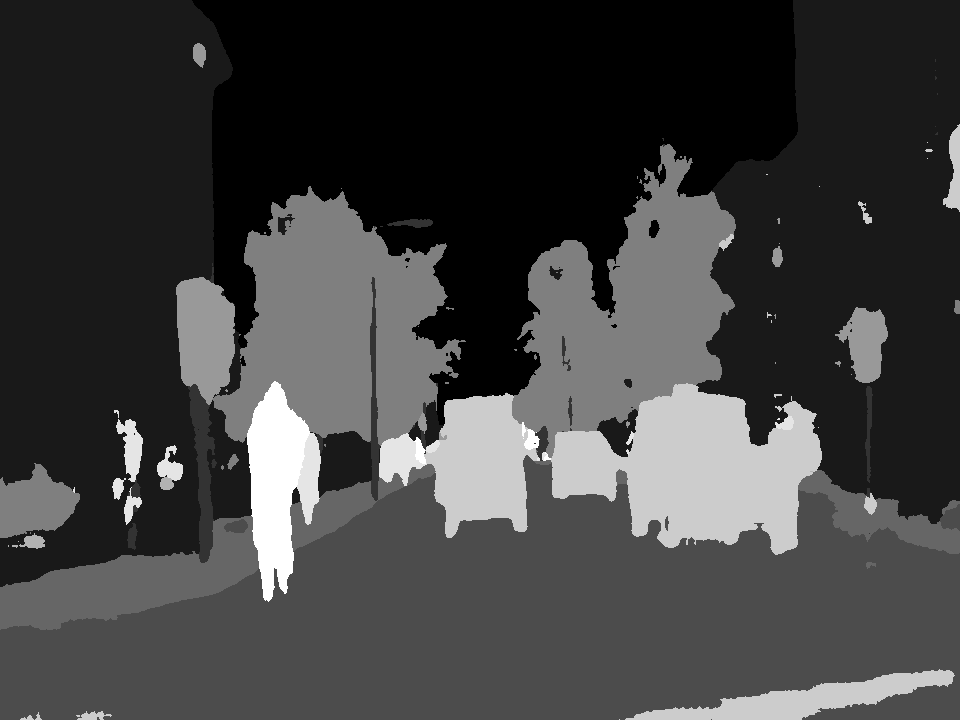
#> input picture out_dir/Datasets/camvid/0001TP_008550.png, 960 x 720 px; its folder holds 4 pictures in this run
$ python from_out_to_color_camvid.py
#> lines starting #> are read from the running program, lines starting #| are printed output that depends on the picture
from __future__ import print_function
import os
import numpy as np
import glob
import cv2
import random
import scipy
import argparse

parser = argparse.ArgumentParser()
parser.add_argument("--input_dir", help="Dataset to train", default='./out_dir/Datasets/camvid')
parser.add_argument("--output_dir", help="Dataset to train", default='./out_dir/Datasets/camvid_colored')
args = parser.parse_args()
from collections import namedtuple


input_dir = args.input_dir
output_dir = args.output_dir

#--------------------------------------------------------------------------------
# Definitions
#--------------------------------------------------------------------------------

# a label and all meta information
Label = namedtuple( 'Label' , [

    'name'        , # The identifier of this label, e.g. 'car', 'person', ... .
                    # We use them to uniquely name a class

    'id'          , # An integer ID that is associated with this label.
                    # The IDs are used to represent the label in ground truth images
                    # An ID of -1 means that this label does not have an ID and thus
                    # is ignored when creating ground truth images (e.g. license plate).
                    # Do not modify these IDs, since exactly these IDs are expected by the
                    # evaluation server.

    'trainId'     , # Feel free to modify these IDs as suitable for your method. Then create
                    # ground truth images with train IDs, using the tools provided in the
                    # 'preparation' folder. However, make sure to validate or submit results
                    # to our evaluation server using the regular IDs above!
                    # For trainIds, multiple labels might have the same ID. Then, these labels
                    # are mapped to the same class in the ground truth images. For the inverse
                    # mapping, we use the label that is defined first in the list below.
                    # For example, mapping all void-type classes to the same ID in training,
                    # might make sense for some approaches.
                    # Max value is 255!

    'category'    , # The name of the category that this label belongs to

    'categoryId'  , # The ID of this category. Used to create ground truth images
                    # on category level.

    'hasInstances', # Whether this label distinguishes between single instances or not

    'ignoreInEval', # Whether pixels having this class as ground truth label are ignored
                    # during evaluations or not

    'color'       , # The color of this label
    ] )


#--------------------------------------------------------------------------------
# A list of all labels
#--------------------------------------------------------------------------------

# Please adapt the train IDs as appropriate for your approach.
# Note that you might want to ignore labels with ID 255 during training.
# Further note that the current train IDs are only a suggestion. You can use whatever you like.
# Make sure to provide your results using the original IDs and not the training IDs.
# Note that many IDs are ignored in evaluation and thus you never need to predict these!

labels = [
    #     name  id  trainId  category     catId hasInstances   ignoreInEval   color
    Label('sky', 0, 0, 'sky', 0, False, True, (70, 130, 180)),

    Label('building', 1, 1, 'sky', 0, False, True, (70, 70, 70)),

    Label('column_pole', 2, 2, 'column_pole', 0, False, True, (153, 153, 153)),
    Label('road', 3, 3, 'road', 0, False, True, (128, 64, 128)),

    Label('sidewalk', 4, 4, 'sidewalk', 0, False, True, (244, 35, 232)),
    Label('Tree', 5, 5, 'Tree', 0, False, True, (107, 142, 35)),

    Label('SignSymbol', 6, 6, 'SignSymbol', 0, False, True, (220, 220, 0)),
    Label('Fence', 7, 7, 'Fence', 0, False, True, (190, 153, 153)),
    Label('Car', 8, 8, 'Car', 0, False, True, (0, 0, 142)),

    Label('Pedestrian', 9, 9, 'Pedestrian', 0, False, True, (220, 20, 60)),
    Label('Bicyclist', 10, 10, 'Bicyclist', 0, False, True, (119, 11, 32)),
    Label('Void', 11, 11, 'Void', 0, False, True, (0, 0, 0)),
]


#--------------------------------------------------------------------------------
# Create dictionaries for a fast lookup
#--------------------------------------------------------------------------------

# Please refer to the main method below for example usages!

# name to label object
name2label      = { label.name    : label for label in labels           }
# id to label object
id2label        = { label.id      : label for label in labels           }
# trainId to label object
trainId2label   = { label.trainId : label for label in reversed(labels) }


def fromIdTraintoColor(imgin, imgout):
    for id in id2label:

        color = (id2label[id].color[2], id2label[id].color[1], id2label[id].color[0])
        imgout[imgin==id2label[id].trainId] = color

    imgout[imgin > 10] = 0
    return imgout


if not os.path.exists(output_dir):
    os.makedirs(output_dir)


outputs = glob.glob(input_dir + '/*')
for output in outputs:
    name = output.split('/')[-1]
    output_name = output_dir + '/' + name
    print(output_name)
    img = cv2.imread(output, 0)
#> img is the input picture: shape (720, 960); min 0, max 10, mean 2.52
    imgout = cv2.imread(output, 1)
    imgout = fromIdTraintoColor(img, imgout)
#> after the loop in fromIdTraintoColor, `for id in id2label:`:
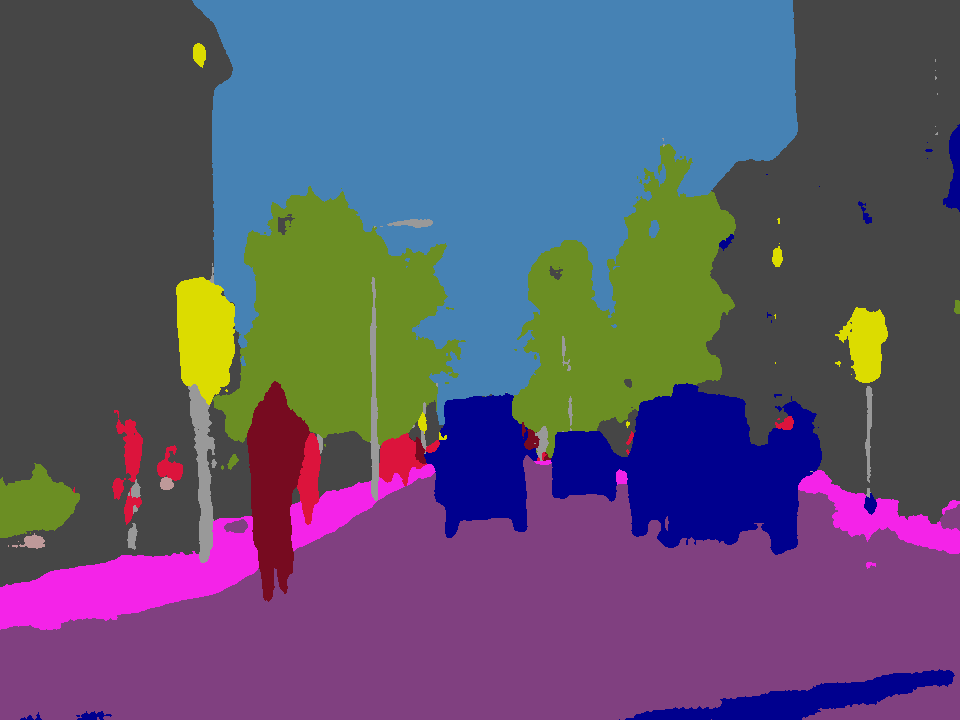
#> imgout: shape (720, 960, 3); mean B, G, R 111.6, 84.9, 92.8
    cv2.imwrite(output_name, imgout)
#> pass 2 of the loop `for output in outputs:`:
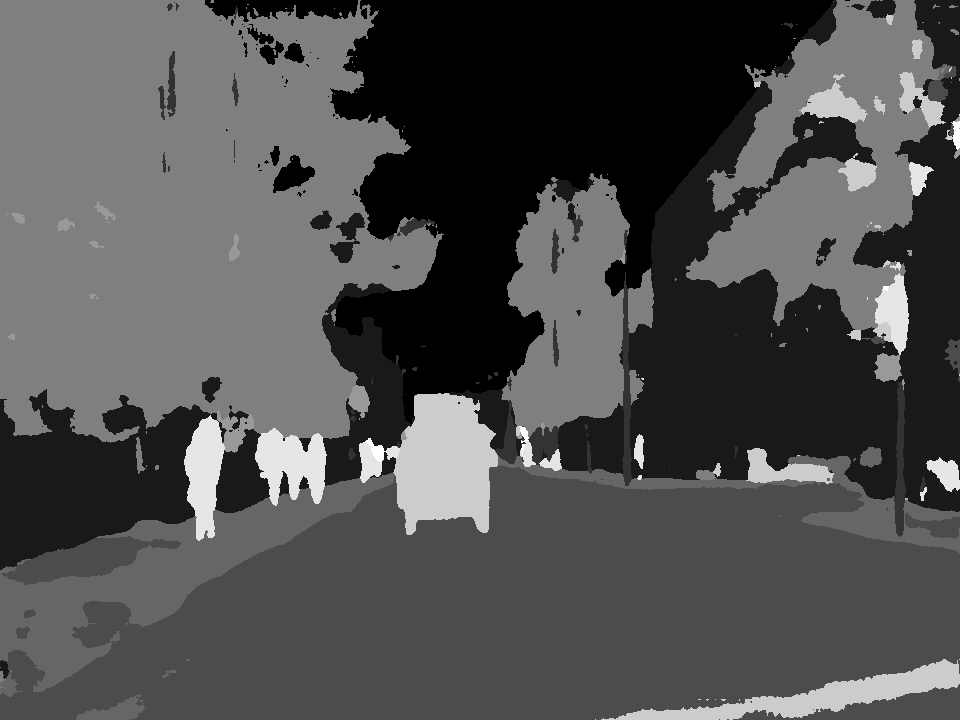
#> input picture out_dir/Datasets/camvid/0001TP_008670.png, 960 x 720 px
#> img is the input picture: shape (720, 960); min 0, max 10, mean 3.1
#> after the loop in fromIdTraintoColor (call 2), `for id in id2label:`:
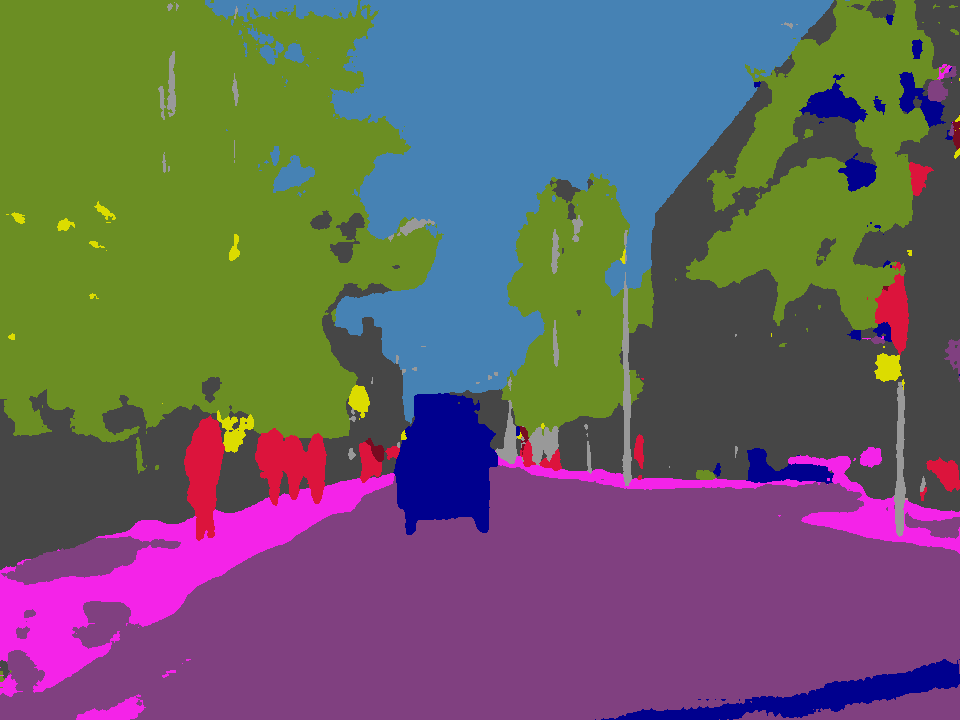
#> imgout: shape (720, 960, 3); mean B, G, R 101.2, 96.3, 105.3
#> pass 3 of the loop `for output in outputs:`:
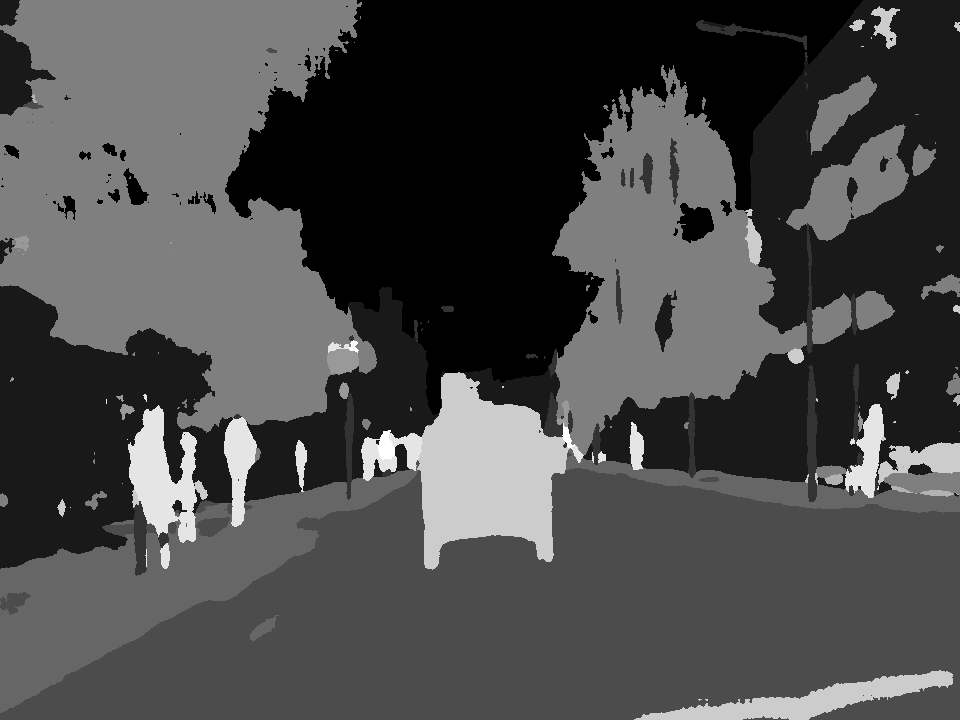
#> input picture out_dir/Datasets/camvid/0001TP_008730.png, 960 x 720 px
#> img is the input picture: shape (720, 960); min 0, max 10, mean 2.89
#> after the loop in fromIdTraintoColor (call 3), `for id in id2label:`:
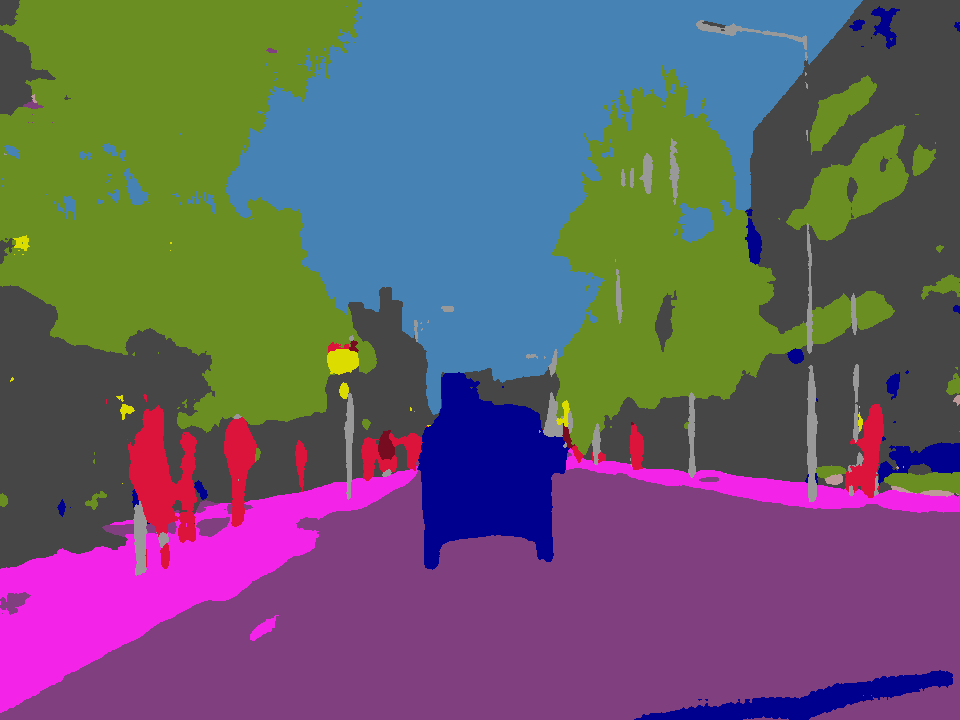
#> imgout: shape (720, 960, 3); mean B, G, R 108.1, 92.9, 103.5
#> the loop made 4 passes; the first 3 are shown
